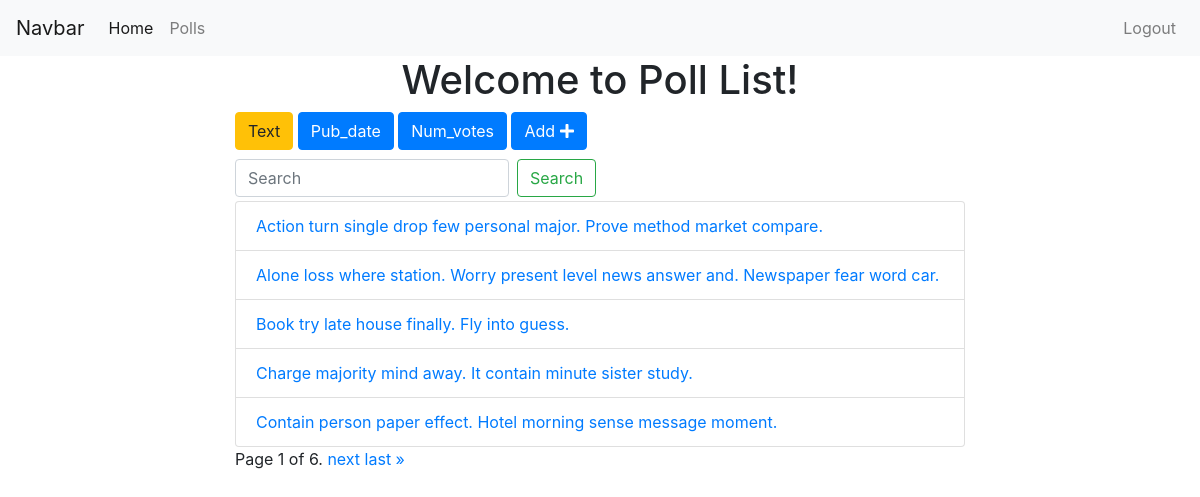
The app's page /polls/list/?text=True (signed in) with its own data.
### polls/models.py (models this page shows, shortened)
class Poll(models.Model):
    owner = models.ForeignKey(User, on_delete=models.CASCADE, default=1)
    text = models.CharField(max_length=255)
    pub_date = models.DateField()
    def __str__(self):
        return self.text

### polls/views.py (the view)
# urls.py: path('list/', views.polls_list, name="list"),
@login_required
def polls_list(request):
    polls = Poll.objects.all()
    search_term=''
    if 'text' in request.GET:
        polls = polls.order_by('text')
    if 'pub_date' in request.GET:
        polls = polls.order_by('-pub_date')
    if 'num_votes' in request.GET:
        polls = polls.annotate(Count('vote')).order_by('-vote__count')
    if 'search' in request.GET:
        search_term = request.GET['search']
        polls = polls.filter(text__icontains=search_term)
    paginator = Paginator(polls, 5)
    page = request.GET.get('page')
    polls = paginator.get_page(page)
    get_dict_copy = request.GET.copy()
    params = get_dict_copy.pop('page', True) and get_dict_copy.urlencode()
    context = {'polls': polls, 'params': params, 'search_term': search_term}
    return render(request, 'polls/polls_list.html', context)

### polls/templates/polls/polls_list.html (shortened to what this page needs)
{% extends 'base.html' %}
{% block content %}
<div class="container">
  <h1 class='text-center'>Welcome to Poll List!</h1>
  <div class="row">
    <div class="col-sm-8 offset-sm-2">
      <a
          href="?text=True"
          class="btn btn-{% if 'text' in request.GET %}warning{% else %}primary{% endif %}"
          style="margin-bottom: 5px">Text
      </a>
      <a
          href="?pub_date=True"
          class="btn btn-{% if 'pub_date' in request.GET %}warning{% else %}primary{% endif %}"
          style="margin-bottom: 5px">Pub_date
      </a>
      <a
          href="?num_votes=True"
          class="btn btn-{% if 'num_votes' in request.GET %}warning{% else %}primary{% endif %}"
          style="margin-bottom: 5px">Num_votes
      </a>
      <a href="{% url 'polls:add' %}" class="btn btn-primary" style="margin-bottom: 5px">Add <i class="fas fa-plus"></i> </a>
      <form class="form-inline my-2 my-lg-1">
        <input
            class="form-control mr-sm-2"
            type="search"
            placeholder="Search"
            aria-label="Search"
            name='search'
            value="{{search_term}}">
        <button class="btn btn-outline-success my-2 my-sm-0" type="submit">Search</button>
      </form>
      <ul class="list-group">
        {% for poll in polls %}
        <li class="list-group-item">
          <a href="{% url 'polls:detail' poll.id %}">{{ poll }}</a>
        </li>
        {% endfor %}
      </ul>
      <div class="pagination">
          <span class="step-links">
              <span class="current">
                  Page {{ polls.number }} of {{ polls.paginator.num_pages }}.
              </span>
              {% if polls.has_next %}
                  <a href="?page={{ polls.next_page_number }}&{{params}}">next</a>
                  <a href="?page={{ polls.paginator.num_pages }}&{{params}}">last &raquo;</a>
              {% endif %}
          </span>
      </div>
    </div>
  </div>
</div>
{% endblock %}

### records on screen
Poll: text "Action turn single drop few personal major. Prove method market compare."
Poll: text "Alone loss where station. Worry present level news answer and. Newspaper fear word car."
Poll: text "Book try late house finally. Fly into guess."
Poll: text "Charge majority mind away. It contain minute sister study."
Poll: text "Contain person paper effect. Hotel morning sense message moment."

### other values on screen
{{ polls.number }} "1"
{{ polls.paginator.num_pages }} "6"
